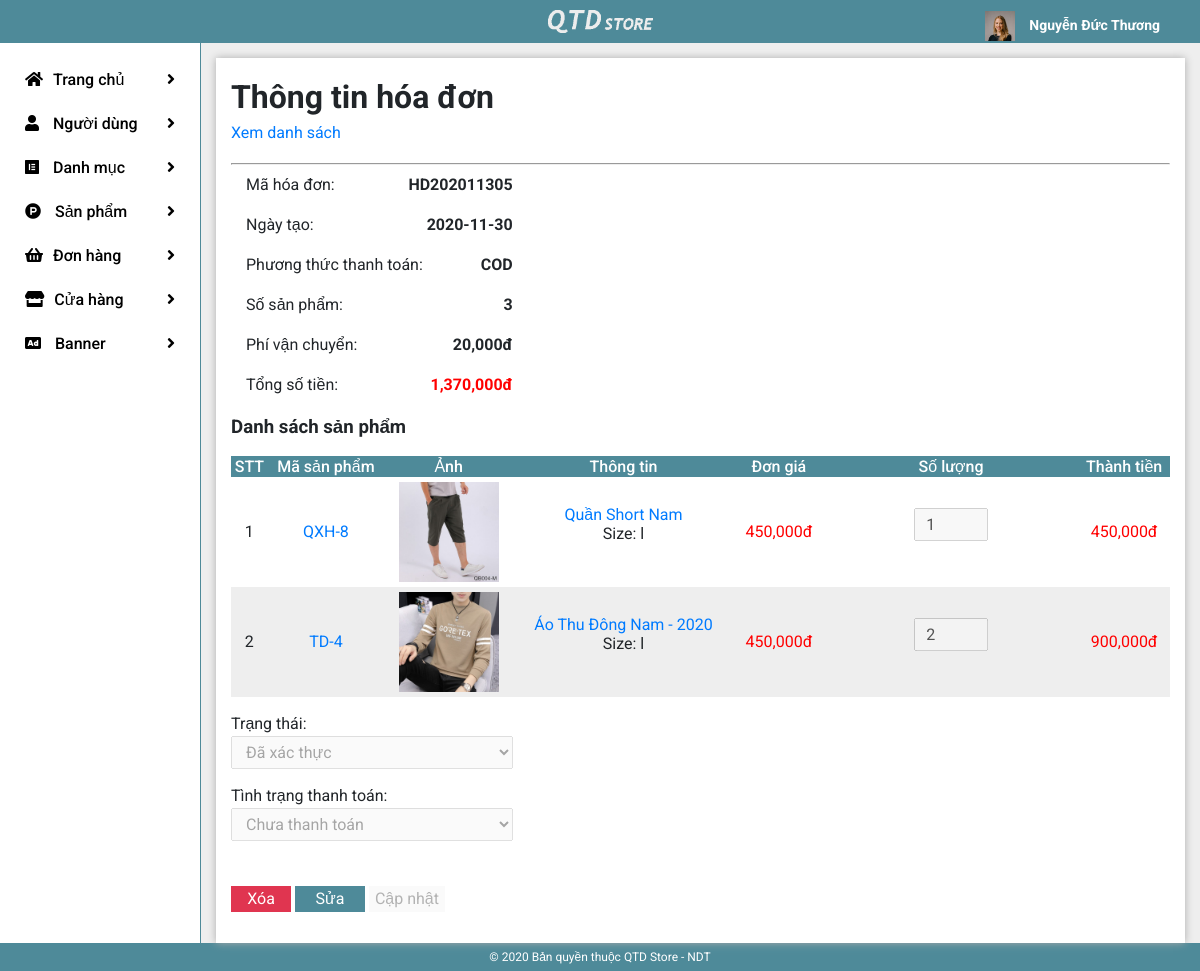
The page /admin/index.php?mod=bill&action=detail&id=5 (signed in) on the database its author committed.
### tables this page shows
CREATE TABLE `tbl_bill` (
  `bill_id` int(11) NOT NULL,
  `bill_code` varchar(50) NOT NULL,
  `discount_id` int(11) DEFAULT NULL,
  `delivery_fee_id` int(11) DEFAULT NULL,
  `method_pay` enum('0','1') NOT NULL DEFAULT '0',
  `shipping_code` varchar(20) DEFAULT NULL,
  `bill_date` date NOT NULL DEFAULT current_timestamp(),
  `total` float NOT NULL DEFAULT 0,
  `num_order` int(5) NOT NULL DEFAULT 0,
  `bill_status` enum('0','1') NOT NULL DEFAULT '0',
  `bill_condition` enum('0','1') NOT NULL DEFAULT '0'
);

CREATE TABLE `tbl_users` (
  `user_id` int(11) NOT NULL,
  `username` varchar(32) NOT NULL,
  `password` varchar(50) NOT NULL,
  `first_name` varchar(30) NOT NULL,
  `last_name` varchar(7) NOT NULL,
  `date_of_birth` date DEFAULT NULL,
  `gender` enum('male','female','','') NOT NULL,
  `phone` varchar(11) NOT NULL,
  `email` varchar(50) NOT NULL,
  `position` enum('member','salesman','manager') NOT NULL DEFAULT 'member',
  `address` varchar(100) DEFAULT NULL,
  `img_id` int(11) DEFAULT 1,
  `active_token` varchar(40) DEFAULT NULL,
  `is_active` enum('0','1') NOT NULL DEFAULT '0',
  `reset_token` varchar(40) DEFAULT NULL,
  `reg_date` date NOT NULL DEFAULT current_timestamp(),
  `region_id` int(11) DEFAULT NULL
);

CREATE TABLE `tbl_delivery_fee` (
  `delivery_fee_id` int(11) NOT NULL,
  `delivery_id` int(11) NOT NULL,
  `region_id` int(11) NOT NULL,
  `delivery_fee` float NOT NULL
);

CREATE TABLE `tbl_detail_bill` (
  `detail_bill_id` int(11) NOT NULL,
  `bill_id` int(11) NOT NULL,
  `product_id` int(11) NOT NULL,
  `qty` int(3) NOT NULL,
  `size` enum('s','m','l','xl','xxl','over') NOT NULL DEFAULT 's'
);

CREATE TABLE `tbl_product` (
  `product_id` int(11) NOT NULL,
  `product_code` varchar(20) NOT NULL,
  `product_name` varchar(100) NOT NULL,
  `product_desc` varchar(300) NOT NULL,
  `product_detail` varchar(2000) NOT NULL,
  `product_price_in` float NOT NULL,
  `product_price` float NOT NULL,
  `img_id` int(11) NOT NULL,
  `product_date` date NOT NULL DEFAULT current_timestamp(),
  `is_hot` enum('0','1') NOT NULL DEFAULT '0',
  `is_feature` enum('0','1') NOT NULL DEFAULT '0'
);

CREATE TABLE `tbl_img` (
  `img_id` int(11) NOT NULL,
  `img_url` varchar(100) NOT NULL
);

### admin/modules/bill/controllers/indexController.php (called while the page is built, shortened)
<?php
function detailAction()
{
    if (isset($_GET['id'])) {
        $id = $_GET['id'];
    } else {
        $id = 1;
    }
    $bill = get_bill($id);
    $detail_bill = get_detail_bill($id);
    $data['bill'] = $bill;
    $data['detail_bill'] = $detail_bill;
    load_view('detail', $data);
}

### admin/libraries/database.php (called while the page is built, shortened)
<?php
function db_query($query_string) {
    global $conn;
    $result = mysqli_query($conn, $query_string);
    return $result;
}
function db_fetch_row($query_string) {
    $mysqli_result = db_query($query_string);
    $result = mysqli_fetch_assoc($mysqli_result);
    return $result;
}
function db_fetch_array($query_string) {
    $result = array();
    $mysqli_result = db_query($query_string);
    while ($row = mysqli_fetch_assoc($mysqli_result)) {
        $result[] = $row;
    }
    return $result;
}

### admin/modules/bill/models/indexModel.php (called while the page is built, shortened)
<?php
function get_bill($id)
{
    $result = db_fetch_row("SELECT * FROM `tbl_bill` WHERE `tbl_bill`.`bill_id` = $id");
    return $result;
}
function get_detail_bill($id)
{
    $result = db_fetch_array("SELECT * FROM `tbl_detail_bill` JOIN `tbl_product` ON `tbl_product`.`product_id` = `tbl_detail_bill`.`product_id` JOIN `tbl_img` ON `tbl_product`.`img_id` = `tbl_img`.`img_id` WHERE `tbl_detail_bill`.`bill_id` = $id");
    return $result;
}
function select_delivery($id)
{
    $result = db_fetch_row("SELECT `delivery_fee` FROM `tbl_delivery_fee` JOIN `tbl_bill` ON `tbl_delivery_fee`.`delivery_fee_id` = `tbl_bill`.`delivery_fee_id` WHERE `tbl_bill`.`delivery_fee_id` = $id");
    return $result['delivery_fee'];
}
function select_method($id)
{
    $result = db_fetch_row("SELECT `method_pay` FROM `tbl_bill` WHERE `bill_id` = $id");
    if($result['method_pay'] == 0){
        return "COD";
    } else {
        return "Banking";
    }
}
function select_status($id)
{
    $result = db_fetch_row("SELECT `bill_status` FROM `tbl_bill` WHERE `bill_id` = $id");
    return $result['bill_status'];
}
function select_condition($id)
{
    $result = db_fetch_row("SELECT `bill_condition` FROM `tbl_bill` WHERE `bill_id` = $id");
    return $result['bill_condition'];
}

### admin/core/router.php (called while the page is built, shortened)
<?php
$action_name = get_action().'Action';
call_function(array('construct', $action_name));

### admin/core/appload.php (called while the page is built, shortened)
<?php
require CONFIGPATH . DIRECTORY_SEPARATOR . 'database.php';
require LIBPATH . DIRECTORY_SEPARATOR . 'database.php';
require COREPATH . DIRECTORY_SEPARATOR . 'base.php';
require COREPATH . DIRECTORY_SEPARATOR . 'router.php';

### admin/index.php (called while the page is built, shortened)
<?php
require COREPATH.DIRECTORY_SEPARATOR.'appload.php';

### admin/helper/format.php (called while the page is built)
<?php
function currency_format($number, $suffix = 'đ'){
    return number_format($number).$suffix;
}

### admin/modules/bill/views/detailView.php (the view, shortened to what this page needs)
<?php
get_header()
?>
<head>
    <link rel="stylesheet" href="public/css/table.css">
    <link rel="stylesheet" href="public/css/detail-bill.css">
</head>
<div id="wp-content">
    <div class="container-fluid">
        <div class="row">
            <div class="col-lg-2 sidebar">
                <?php get_sidebar() ?>
            </div>
            <div class="col-lg-10 content">
                <div class="main-content">
                    <h1>Thông tin hóa đơn</h1>
                    <a href="?mod=bill" class="view">Xem danh sách</a>
                    <hr>
                    <p class="row-info">Mã hóa đơn: <strong><?php echo $bill['bill_code'] ?></strong></p>
                    <p class="row-info">Ngày tạo: <strong><?php echo $bill['bill_date'] ?></strong></p>
                    <p class="row-info">Phương thức thanh toán: <strong><?php echo select_method($bill['bill_id']) ?></strong></p>
                    <p class="row-info">Số sản phẩm: <strong><?php echo $bill['num_order'] ?></strong></p>
                    <p class="row-info">Phí vận chuyển: <strong><?php echo currency_format(select_delivery($bill['delivery_fee_id'])) ?></strong></p>
                    <p class="row-info">Tổng số tiền: <strong class="price"><?php echo currency_format($bill['total']) ?></strong></p>
                    <h3 class="product-list">Danh sách sản phẩm</h3>
                    <table class="cart-table">
                        <thead>
                            <tr>
                                <td>STT</td>
                                <td>Mã sản phẩm</td>
                                <td>Ảnh</td>
                                <td>Thông tin</td>
                                <td>Đơn giá</td>
                                <td>Số lượng</td>
                                <td>Thành tiền</td>
                            </tr>
                        </thead>
                        <tbody>
                            <?php
                            $temp = 0;
                            foreach ($detail_bill as $item) {
                                $temp++;
                            ?>
                                <tr>
                                    <td><?php echo $temp ?></td>
                                    <td><a href="?mod=product&action=detail&id=<?php echo $item['product_id'] ?>"><?php echo $item['product_code'] ?></a></td>
                                    <td>
                                        <a href="?mod=product&action=detail&id=<?php echo $item['product_id'] ?>" class="product-thumb">
                                            <img src="<?php echo $item['img_url'] ?>" alt="" class="img-cart">
                                        </a>
                                    </td>
                                    <td>
                                        <a href="?mod=product&action=detail&id=<?php echo $item['product_id'] ?>"><?php echo $item['product_name'] ?></a>
                                        <p>Size: <span class="product-size"><?php echo $item['size'] ?></span></p>
                                    </td>
                                    <td>
                                        <span class="product-price price"><?php echo currency_format($item['product_price']) ?></span>
                                    </td>
                                    <td>
                                        <input type="number" name="num" value="<?php echo $item['qty'] ?>" disabled="disabled">
                                    </td>
                                    <td>
                                        <span class="product-sub-total price"><?php echo currency_format($item['product_price'] *  $item['qty']) ?></span>
                                    </td>
                                </tr>
                            <?php
                            }
                            ?>
                        </tbody>
                    </table>
                    <form action="" method="POST" class="infomation">
                        <label for="status">Trạng thái:</label>
                        <br><select name="status" disabled="disabled" class="can" id="status">
                            <option value="0" <?php if (select_status($bill['bill_id']) == 0) echo "selected='selected'"; ?>>Chưa xác thực</option>
                            <option value="1" <?php if (select_status($bill['bill_id']) == 1) echo "selected='selected'"; ?>>Đã xác thực</option>
                        </select>
                        <br><label for="condition">Tình trạng thanh toán:</label>
                        <br><select name="condition" disabled="disabled" class="can" id="condition">
                            <option value="0" <?php if (select_condition($bill['bill_id']) == 0) echo "selected='selected'"; ?>>Chưa thanh toán</option>
                            <option value="1" <?php if (select_condition($bill['bill_id']) == 1) echo "selected='selected'"; ?>>Đã thanh toán</option>
                        </select>
                        <br><button type="submit" name="btn_del" id="del">Xóa</button>
                        <button type="submit" name="btn_edit" id="edit">Sửa</button>
                        <button type="submit" name="btn_confirm" id="confirm" disabled="disabled">Cập nhật</button>
                    </form>
                </div>
            </div>
        </div>
    </div>
</div>
<?php
get_footer()
?>

### admin/core/base.php (shortened to what this page needs)
<?php
function get_module() {
    global $config;
    $module = isset($_GET['mod']) ? $_GET['mod'] : $config['default_module'];
    return $module;
}
function call_function($list_function = array()) {
    if (is_array($list_function)) {
        foreach ($list_function as $f) {
            if (function_exists($f())) {
                $f();
            }
        }
    }
}
function load_view($name, $data_send = array()) {
    $data = $data_send;
    $path = MODULESPATH . DIRECTORY_SEPARATOR . get_module() . DIRECTORY_SEPARATOR . 'views' . DIRECTORY_SEPARATOR . $name . 'View.php';
    if (file_exists($path)) {
        require $path;
    } else {
        echo "Không tìm thấy {$path}";
    }
}
function get_header($name = '') {
    if (empty($name)) {
        $name = 'header';
    } else {
        $name = "header-{$name}";
    }
    $path = LAYOUTPATH . DIRECTORY_SEPARATOR . $name . '.php';
    if (file_exists($path)) {
        require $path;
    } else {
        echo "Không tìm thấy {$path}";
    }
}
function get_footer($name = '') {
    if (empty($name)) {
        $name = 'footer';
    } else {
        $name = "footer-{$name}";
    }
    $path = LAYOUTPATH . DIRECTORY_SEPARATOR . $name . '.php';
    if (file_exists($path)) {
        require $path;
    } else {
        echo "Không tìm thấy {$path}";
    }
}
function get_sidebar($name = '') {
    if (empty($name)) {
        $name = 'sidebar';
    } else {
        $name = "sidebar-{$name}";
    }
    $path = LAYOUTPATH . DIRECTORY_SEPARATOR . $name . '.php';
    if (file_exists($path)) {
        require $path;
    } else {
        echo "Không tìm thấy {$path}";
    }
}
?>

### admin/layout/header.php (shortened to what this page needs)
<html lang="en">
<head>
    <link rel="stylesheet" href="public/css/all.css">
    <link rel="stylesheet" href="public/css/reset.css">
    <link rel="stylesheet" href="public/css/bootstrap-grid.min.css">
    <link rel="stylesheet" href="public/css/main.css">
</head>
<body>
    <div id="wrapper">
        <div id="header">
            <div class="container-fluid">
                <div class="col-lg-5 col-md-4 col-sm-4 col-3">
                </div>
                <div class="col-lg-2 col-md-4 col-sm-4 col-6 logo">
                    <a href="?">
                        <img src="public/images/qtd_logo.png" class="img-fluid">
                    </a>
                </div>
                <div class="col-lg-5 col-md-4 col-sm-4 col-3">
                    <span class="right-header">
                        <span class="account-bar">
                            <img src="public/images/user-1.png" alt="">
                            <h3><?php
                                $user = db_fetch_row("SELECT * FROM `tbl_users` WHERE `username` = '{$_SESSION['user_login']}'");
                                echo $user['first_name'] . " " . $user['last_name'];
                                ?></h3>
                        </span>
                    </span>
                </div>
            </div>
        </div>
    </div>
</body>

### admin/layout/sidebar.php (shortened to what this page needs)
<ul class="clear action">
    <li>
        <a href="?"><span><i class="fas fa-home before"></i>Trang chủ <i class="fas fa-angle-right"></i></span></a>
    </li>
    <li>
        <span><i class="fas fa-user before"></i> Người dùng <i class="fas fa-angle-right"></i></span>
    </li>
    <li>
        <span><i class="fab fa-elementor before"></i> Danh mục <i class="fas fa-angle-right"></i></span>
    </li>
    <li>
        <span><i class="fab fa-product-hunt before"></i> Sản phẩm <i class="fas fa-angle-right"></i></span>
    </li>
    <li>
        <span><i class="fas fa-shopping-basket before"></i>Đơn hàng <i class="fas fa-angle-right"></i></span>
    </li>
    <li>
        <span><i class="fas fa-store before"></i>Cửa hàng <i class="fas fa-angle-right"></i></span>
    </li>
    <li>
        <span><i class="fas fa-ad before"></i> Banner <i class="fas fa-angle-right"></i></span>
    </li>
</ul>

### admin/layout/footer.php (shortened to what this page needs)
<div id="footer">
    <span>&copy; 2020 Bản quyền thuộc QTD Store - NDT</span>
</div>
</html>

### rows shown on the page
tbl_bill: tbl_users.first_name "Nguyễn Đức", tbl_users.last_name "Thương", bill_code "HD202011305", bill_date "2020-11-30", select_method($bill['bill_id']) "COD", num_order "3", delivery_fee.delivery_fee "20,000đ", total "1,370,000đ", status "Đã xác thực", condition "Chưa thanh toán"
tbl_detail_bill: product.product_code "QXH-8", tbl_img.img_url (picture), product.product_name "Quần Short Nam", size "l", product.product_price "450,000đ", num "1", currency_format($item['product_price'] *  $item['qty']) "450,000đ"
tbl_detail_bill: product.product_code "TD-4", tbl_img.img_url (picture), product.product_name "Áo Thu Đông Nam - 2020", size "l", product.product_price "450,000đ", num "2", currency_format($item['product_price'] *  $item['qty']) "900,000đ"
